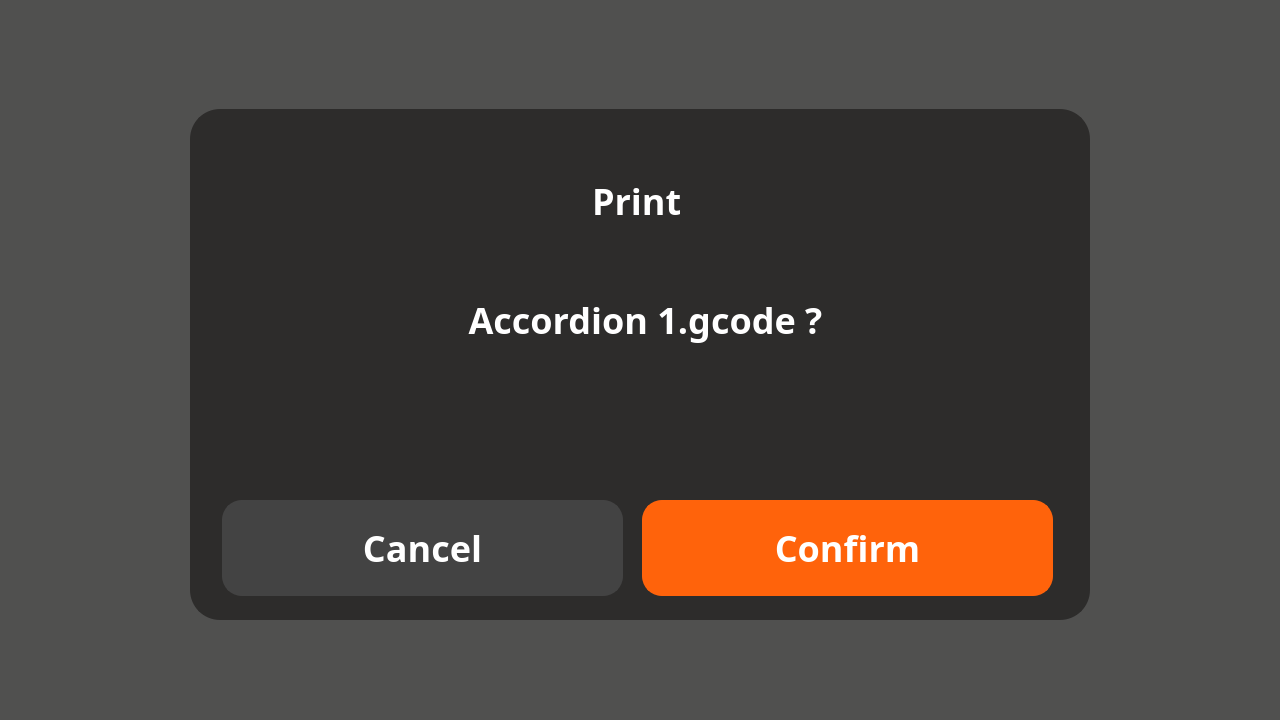
<?xml version="1.0" encoding="UTF-8"?>
<ui version="4.0">
 <class>chooseFile</class>
 <widget class="QWidget" name="chooseFile">
  <property name="geometry">
   <rect>
    <x>0</x>
    <y>0</y>
    <width>1280</width>
    <height>720</height>
   </rect>
  </property>
  <property name="windowTitle">
   <string>Form</string>
  </property>
  <property name="styleSheet">
   <string notr="true">background-color: rgba(255, 255, 255, 200);</string>
  </property>
  <widget class="QLabel" name="label">
   <property name="geometry">
    <rect>
     <x>190</x>
     <y>109</y>
     <width>900</width>
     <height>511</height>
    </rect>
   </property>
   <property name="styleSheet">
    <string notr="true">border-radius: 30px;
background-color: rgba(45, 44, 43, 255);
text-align: center;
font-family:Barlow;
border: 2px solid rgba(45, 44, 43, 255);</string>
   </property>
   <property name="text">
    <string/>
   </property>
  </widget>
  <widget class="QLabel" name="label_2">
   <property name="geometry">
    <rect>
     <x>230</x>
     <y>260</y>
     <width>821</width>
     <height>121</height>
    </rect>
   </property>
   <property name="styleSheet">
    <string notr="true">font-weight: bold;font-family:Barlow;background-color: rgba(45, 44, 43, 255);
text-align: center;
font-family:Barlow;
color: rgb(255, 255, 255);
border: 2px solid rgba(45, 44, 43, 255);
font-size: 36px;
</string>
   </property>
   <property name="text">
    <string>&lt;html&gt;&lt;head/&gt;&lt;body&gt;&lt;p align=&quot;center&quot;&gt;Accordion 1.gcode ?&lt;/p&gt;&lt;/body&gt;&lt;/html&gt;</string>
   </property>
  </widget>
  <widget class="QPushButton" name="pushButton">
   <property name="geometry">
    <rect>
     <x>642</x>
     <y>500</y>
     <width>411</width>
     <height>96</height>
    </rect>
   </property>
   <property name="styleSheet">
    <string notr="true">font-weight: bold;font-family:Barlow;border-radius: 20px;
background-color: rgb(255, 99, 11);
color: rgba(255, 255, 255, 255);
font-size: 36px;
text-align: center;
font-family: Barlow;
border: 2px solid rgba(255, 99, 11, 255);
outline:none;</string>
   </property>
   <property name="text">
    <string>Confirm</string>
   </property>
  </widget>
  <widget class="QPushButton" name="pushButton_2">
   <property name="geometry">
    <rect>
     <x>222</x>
     <y>500</y>
     <width>401</width>
     <height>96</height>
    </rect>
   </property>
   <property name="styleSheet">
    <string notr="true">font-weight: bold;font-family:Barlow;border-radius: 20px;
background-color: rgba(67, 67, 67, 255);
color: rgba(255, 255, 255, 255);
font-size: 36px;
text-align: center;
font-family: Barlow;
border: 2px solid rgba(67, 67, 67, 255);
outline:none;</string>
   </property>
   <property name="text">
    <string>Cancel</string>
   </property>
  </widget>
  <widget class="QLabel" name="label_3">
   <property name="geometry">
    <rect>
     <x>0</x>
     <y>0</y>
     <width>1280</width>
     <height>720</height>
    </rect>
   </property>
   <property name="styleSheet">
    <string notr="true">background-color: rgba(32, 32, 31, 200);</string>
   </property>
   <property name="text">
    <string/>
   </property>
  </widget>
  <widget class="QLabel" name="label_4">
   <property name="geometry">
    <rect>
     <x>580</x>
     <y>170</y>
     <width>151</width>
     <height>61</height>
    </rect>
   </property>
   <property name="styleSheet">
    <string notr="true">font-weight: bold;font-family:Barlow;background-color: rgba(45, 44, 43, 255);
text-align: center;
font-family:Barlow;
color: rgb(255, 255, 255);
border: 2px solid rgba(45, 44, 43, 255);
font-size: 36px;
</string>
   </property>
   <property name="text">
    <string>Print</string>
   </property>
  </widget>
  <zorder>label_3</zorder>
  <zorder>label</zorder>
  <zorder>label_2</zorder>
  <zorder>pushButton</zorder>
  <zorder>pushButton_2</zorder>
  <zorder>label_4</zorder>
 </widget>
 <resources/>
 <connections/>
</ui>
